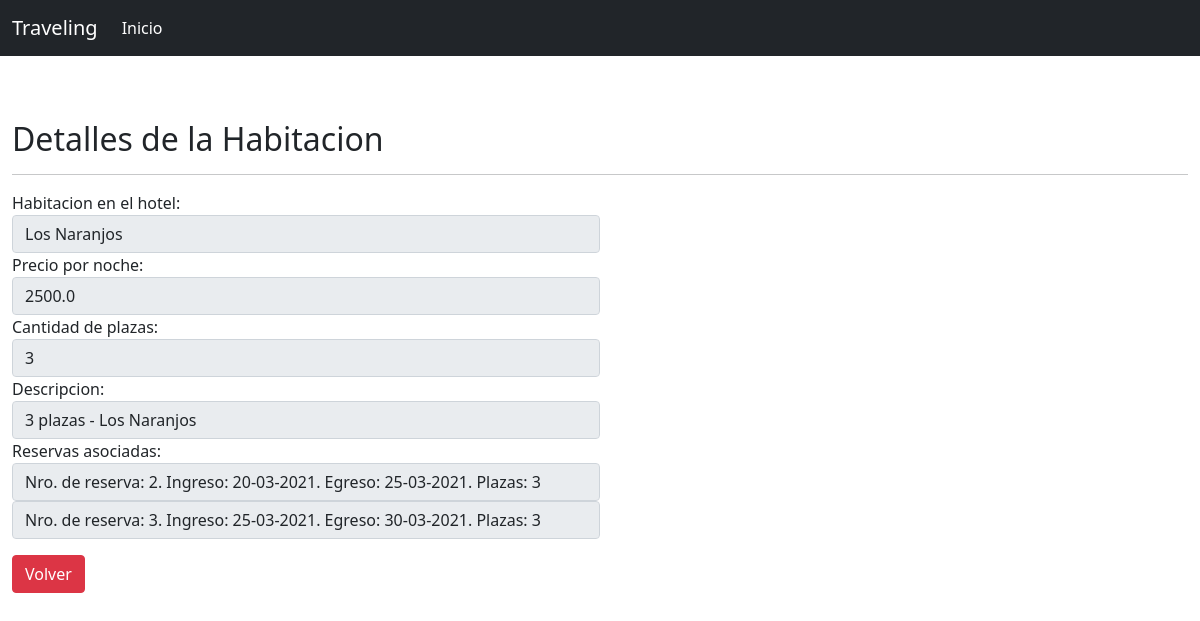
The app's page /habitacion/detail/2/ with its own data.
### finalCristianGarcia/models/habitacion.py (models this page shows, shortened)
class Habitacion(models.Model):
    cantidad_de_plazas = models.IntegerField()
    numero_habitacion = models.CharField(max_length= 5, null= False, blank=False, unique= True)
    descripcion = models.CharField(max_length=50, default='')
    precio_por_noche = models.FloatField()
    hotel = models.ForeignKey(Hotel, on_delete= models.CASCADE)
    reservas = models.ManyToManyField(Reserva, null= True, blank=True)

### finalCristianGarcia/models/hotel.py (models this page shows, shortened)
class Hotel(models.Model):
    nombre = models.CharField(max_length=50)
    direccion = models.CharField(max_length=100)
    foto = models.ImageField()
    reseña = models.TextField(default="")

### finalCristianGarcia/models/reserva.py (models this page shows, shortened)
class Reserva(models.Model):
    huesped = models.ForeignKey(Huesped, on_delete = models.CASCADE)
    PENDIENTE = False
    ASIGNADA = True
    estado = (
        (PENDIENTE, 'Pendiente de asignacion'),
        (ASIGNADA, 'Asignada'),
    )
    estado_reserva = models.BooleanField(
        max_length= 9,
        choices= estado,
        default= PENDIENTE,
    )
    numero_reserva = models.AutoField(primary_key= True)
    fecha_de_ingreso = models.DateField(auto_now_add= False)
    fecha_de_egreso = models.DateField(auto_now_add= False)
    cantidad_huespedes = models.IntegerField()
    def __str__(self):
        return  'Nro. de reserva: ' + str(self.numero_reserva) + ". Ingreso: " + self.fecha_de_ingreso.strftime('%d-%m-%Y') + ". Egreso: " + self.fecha_de_egreso.strftime('%d-%m-%Y') + '. Plazas: ' + str(self.cantidad_huespedes)

### finalCristianGarcia/views/habitacion.py (the view)
# urls.py: path('habitacion/detail/<int:pk>/', HabitacionDetailView.as_view(), name ='habitacion_detail'),
class HabitacionDetailView(DetailView):
    model = Habitacion
    template_name = 'finalCristianGarcia/habitacion_detail.html'

### finalCristianGarcia/templates/finalCristianGarcia/habitacion_detail.html (shortened to what this page needs)
{% extends 'base.html' %}
{% load crispy_forms_tags %}
{% block content %}
    <br>
    <br>
    <br>
    <h2>Detalles de la Habitacion
    </h2>
    <hr>
            <div class="col-md-6" >
                <label for="hotel_habitacion">Habitacion en el hotel: </label>
                <input class="form-control" type="text" disabled = "true" value="{{ habitacion.hotel.nombre }}"> </input>
            </div>
            <div class="col-md-6" >
                <label for="precio_habitacion">Precio por noche: </label>
                <input class="form-control" type="text" disabled = "true" value="{{ habitacion.precio_por_noche }}"> </input>
            </div>
            <div class="col-md-6" >
                <label for="plazas_habitacion">Cantidad de plazas: </label>
                <input class="form-control" type="text" disabled = "true" value="{{ habitacion.cantidad_de_plazas }}"> </input>
            </div>
            <div class="col-md-6" >
                <label for="descripcion_habitacion">Descripcion: </label>
                <input class="form-control" type="text" disabled = "true" value="{{ habitacion.descripcion }}"> </input>
            </div>
            <div class="col-md-6" >
                <label for="reservas_habitacion">Reservas asociadas: </label>
                {% for reserva in habitacion.reservas.all %}
                    <li class="list-group">
                        <input class="form-control" type="text" disabled = "true" value="{{ reserva }}"> </input>
                    </li>
                {% endfor %}
            </div>
    <div class="float-right"><a class="btn btn-danger mt-3 float-right" href="{% url 'habitacion_list' %}">Volver</a></div>
{% endblock %}

### templates/base.html (shortened to what this page needs)
{% load static %}
<!DOCTYPE html>
<html lang="es">
<head>
        <link href="https://cdn.jsdelivr.net/npm/bootstrap@5.0.0-beta2/dist/css/bootstrap.min.css" rel="stylesheet">
        <link rel="stylesheet" href="https://cdn.jsdelivr.net/npm/fullcalendar@5.5.1/main.min.css">
</head>
<header>
    <nav class="navbar navbar-expand-md navbar-dark fixed-top bg-dark">
        <div class="container-fluid">
            <a class="navbar-brand" href=" {%url 'index' %} ">Traveling</a>
            <div class="collapse navbar-collapse" id="navbarCollapse">
                <ul class="navbar-nav me-auto mb-2 mb-md-0">
                    <li class="nav-item">
                        <a class="nav-link active" aria-current="page" href=" {%url 'index' %} ">Inicio</a>
                    </li>
                </ul>
            </div>
        </div>
    </nav>
</header>
<body>
<div class="container-fluid justify-content-center mt-5" id="principal">
    {% block content %}
    {% endblock %}
</div>
</body>
</html>

### records on screen
Habitacion: hotel.nombre "Los Naranjos", precio_por_noche "2500.0", cantidad_de_plazas "3", descripcion "3 plazas - Los Naranjos"
Reserva: numero_reserva+fecha_de_ingreso+fecha_de_egreso "Nro. de reserva: 2. Ingreso: 20-03-2021. Egreso: 25-03-2021. Plazas: 3"
Reserva: numero_reserva+fecha_de_ingreso+fecha_de_egreso "Nro. de reserva: 3. Ingreso: 25-03-2021. Egreso: 30-03-2021. Plazas: 3"
